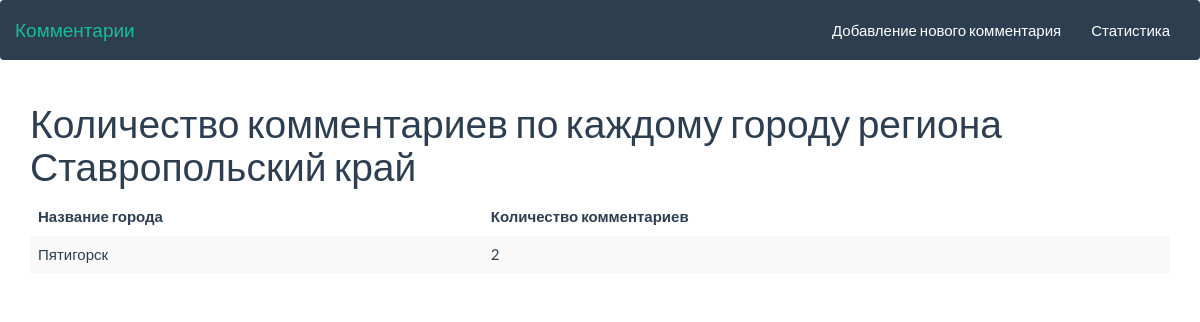
Screenshot of /stat?region_id=3 with the database file from the repository.
### tables this page shows
CREATE TABLE regions
(id INTEGER PRIMARY KEY AUTOINCREMENT, region varchar(255) not null);

CREATE TABLE cities
(id INTEGER PRIMARY KEY AUTOINCREMENT, city varchar(255) not null, region int not null,
FOREIGN KEY (region) REFERENCES regions (id) ON DELETE CASCADE ON UPDATE NO ACTION);

### app.py (the view)
@app.route("/stat")
def stat():
    region_id = request.args.get("region_id")
    if region_id is None:
        count = 3
        regions = db_handler.get_regions_comment_count(
            count)  # список тех регионов у которых количество комментариев больше n
        comments_count_by_regions = db_handler.get_comment_count_by_regions()
        return render_template('web/stat.html', regions=regions, count=count,
                               comments_count_by_regions=comments_count_by_regions)
    else:
        region = db_handler.get_region_by_id(region_id)
        comment_count_by_region_id = db_handler.get_comment_count_by_region_id(region_id)
        return render_template('web/stat_by_region.html', region=region,
                               comment_count_by_region_id=comment_count_by_region_id)

### models.py (called while the page is built)
def get_region_by_id(id):
    con = sql.connect(db_path)
    con.row_factory = sql.Row
    cur = con.cursor()
    cur.execute(
        "SELECT * FROM regions WHERE id = ?", [id])
    region = cur.fetchone()
    con.close()
    return region

def get_comment_count_by_region_id(id):
    con = sql.connect(db_path)
    con.row_factory = sql.Row
    cur = con.cursor()
    cur.execute(
        "SELECT ct.*, COUNT (ct.id) AS count  "
        "FROM comments c "
        "LEFT JOIN cities ct ON c.city = ct.id "
        "LEFT JOIN regions r ON r.id = ct.region "
        "WHERE r.id = ? GROUP BY ct.id", [id])
    comments = cur.fetchall()
    con.close()
    return comments

### templates/web/stat_by_region.html (shortened to what this page needs)
{% extends 'layouts/master.html' %}
{% block body %}
    <h1>Количество комментариев по каждому городу региона {{ region["region"] }}</h1>
    <table class="table table-striped">
        <thead>
        <tr>
            <th scope="col">Название города</th>
            <th scope="col">Количество комментариев</th>
        </tr>
        </thead>
        <tbody>
        {% for city in comment_count_by_region_id %}
            <tr>
                <td>{{ city["city"] }}</td>
                <td>{{ city["count"] }}</td>
            </tr>
        {% endfor %}
        </tbody>
    </table>
{% endblock %}

### rows the page displays
regions: region "Ставропольский край"
cities: city "Пятигорск", count "2"
